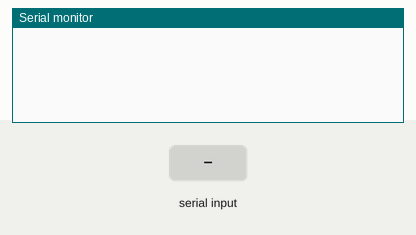
This sketch was run on a simulated Arduino Uno, built with avr-gcc and run on an emulated ATmega328P. Shown: the last lines printed to the serial monitor. The test bench sets the inputs (shaded band).

Above: at 1.2 s.
1.3 s: "1" received over Serial
At 3.5 s:
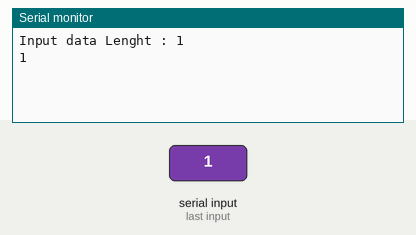
3.8 s: "0" received over Serial
At 5.2 s:
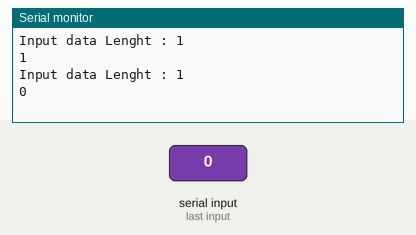
5.3 s: "2" received over Serial
At 7.7 s:
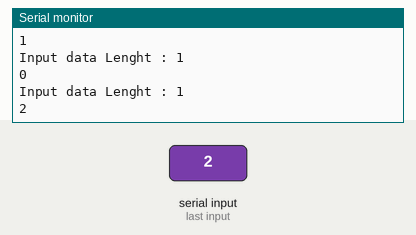

Measured:
- after the input at 1.3 s, the serial monitor: prints a new line after 1.0 s (image 1)
- after the input at 3.8 s, the serial monitor: prints a new line after 1.0 s (image 2)
- after the input at 5.3 s, the serial monitor: prints a new line after 1.0 s (image 3)

The sketch:

04-6.ino
```cpp
void setup(){
  Serial.begin(9600);
}

void loop(){
  char temp[100];
  if(Serial.available()){
   byte leng = Serial.readBytes(temp, 20);
   Serial.print("Input data Lenght : ");
   Serial.println(leng);
   for(int i = 0; i <leng; i++){
    Serial.print(temp[i]);
   }
   Serial.println();
  }
}
```
